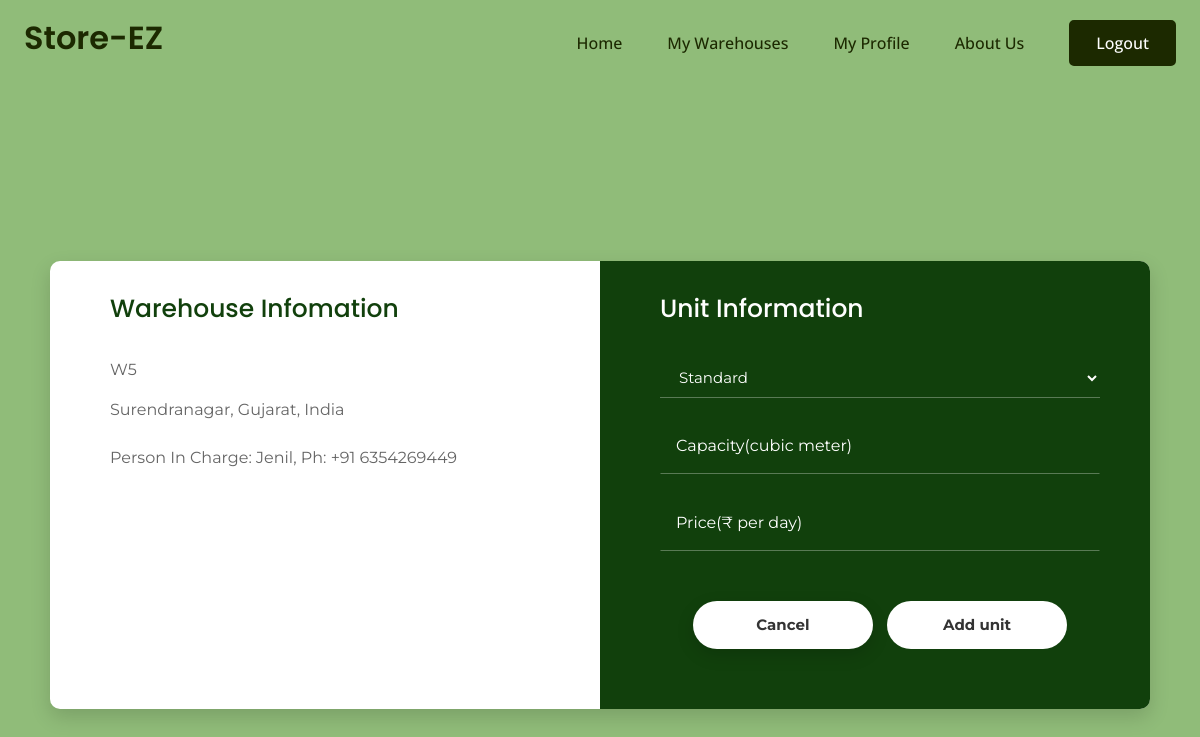
Screenshot of /warehouse/11/units/addunit (signed in) with the database file from the repository.
### mainapp/models.py (models this page shows, shortened)
class Warehouse(models.Model):
    name = models.CharField(max_length=100)
    address = models.TextField()
    city = models.CharField(max_length=100)
    state = models.CharField(max_length=100)
    poc_name = models.CharField(max_length=100, null=True)
    poc_phone_no = models.DecimalField(max_digits=10, decimal_places=0)
    owner = models.ForeignKey(Warehouse_owner, on_delete=models.CASCADE)
    image = models.ImageField(default="images/default_warehouse_image.jpg",upload_to="images/warehouse/",blank=True,null=True)
    latitude = models.FloatField(default=23.1862737352)
    longitude = models.FloatField(default = 72.6283225558)

### Warehouse/views.py (the view, shortened to what this page needs)
# urls.py: path("warehouse/<int:id>/units/addunit", views.addunit, name='addunit'),
@login_required(login_url='login')
def addunit(request, id):
    warehouse = Warehouse.objects.get(id=id)
    context = {'id': id, 'warehouse':warehouse}
    return render(request, 'Warehouse/add_units.html', context)

### Warehouse/templates/Warehouse/add_units.html (shortened to what this page needs)
{% extends 'base.html' %}
{% load static %}
{% block css %}
    <link rel="stylesheet" href="{% static 'Warehouse/css/addunits.css' %}"/>
{% endblock css%}
{% block content %}
<div class="main-content">
    <div class="page-content">
        <div class="form-v10-content">
            <form class="form-detail" id="myform" method="post"  >
                <div class="form-left">
                    <h2>Warehouse Infomation</h2>
                    <div class="form-row">
                        <P>{{warehouse.name|capfirst}}</P>
                        <P>{{warehouse.city|capfirst}}, {{warehouse.state|capfirst}}</P>
                    </div>
                    <div class="form-row">
                        <P>Person In Charge: {{warehouse.poc_name}}, Ph: +91 {{warehouse.poc_phone_no}}</P>
                    </div>
                </div>
                <div class="form-right">
                    <h2>Unit Information</h2>
                    <div class="form-row" style="display:flex; justify-content:center; align-items: center;">
                        <select name="type" class="drpdwn" id="drpdwn" style="color:white; ">
                            <option value="Hot" style="color:black;">Standard</option>
                        </select>
                    </div>
                    <div class="form-row">
                        <input type="number" name="capacity" placeholder="Capacity(cubic meter)" min="1" step="1" required>
                    </div>
                    <div class="form-row">
                        <input type="number" placeholder="Price(₹ per day)" name="price" step=".01" min="0.01" required>
                    </div>
                    <div class="form-row-last">
                        <button  onclick="location.href='{% url 'all_units' id %}'" type="button" class="cancel" value="Cancel" id="c_button" style="padding: 3%;"> Cancel </button>
                        <button class="save-button"  type="submit">
                            Add unit
                        </button>
                    </div>
                </div>
            </form>
        </div>
    </div>
</div>
{% endblock %}

### static/css/base.css (style rules this page uses)
* { margin:0; padding:0; box-sizing:border-box; }

### Warehouse/static/Warehouse/css/addunits.css (style rules this page uses)
body { margin: 0; }
.main-content { display: flex; flex-direction: column; background-color: #90bc79; height: 100% !important; }
.page-content { font-family: 'Montserrat', sans-serif; width: 100%; margin: 0 auto; display: flex; display: -webkit-flex; justify-content: center; -o-justify-content: center; -ms-justify-content: center; -moz-justify-content: center; -webkit-justify-content: center; align-items: center; -o-align-items: center; -ms-align-items: center; -moz-align-items: center; -webkit-align-items: center; height: 100vh; }
.form-v10-content { background: #fff; width: 1100px; border-radius: 10px; -o-border-radius: 10px; -ms-border-radius: 10px; -moz-border-radius: 10px; -webkit-border-radius: 10px; box-shadow: 0px 8px 20px 0px rgba(0, 0, 0, 0.15); -o-box-shadow: 0px 8px 20px 0px rgba(0, 0, 0, 0.15); -ms-box-shadow: 0px 8px 20px 0px rgba(0, 0, 0, 0.15); -moz-box-shadow: 0px 8px 20px 0px rgba(0, 0, 0, 0.15); -webkit-box-shadow: 0px 8px 20px 0px rgba(0, 0, 0, 0.15); margin: 95px 0; position: relative; font-family: 'Montserrat', sans-serif; }
.form-v10-content .form-detail { position: relative; width: 100%; display: flex; display: -webkit-flex; }
.form-v10-content .form-detail h2 { font-weight: 500; font-size: 25px; margin-bottom: 34px; padding: 33px 50px 0px 60px; }
.form-v10-content .form-detail .form-left { border-top-left-radius: 10px; border-bottom-left-radius: 10px; width: 100%; }
.form-v10-content .form-detail .form-left h2 { color: #11400C; }
.form-v10-content .form-detail .form-right { width: 100%; background: #11400C; border-top-right-radius: 10px; border-bottom-right-radius: 10px; }
.form-v10-content .form-detail .form-right h2 { color: #fff; }
.form-v10-content .form-detail .form-row, .form-v10-content .form-detail .form-row-last { position: relative; margin-bottom: 24px; padding-left: 60px; padding-right: 50px; }
.form-v10-content .form-detail input { width: 100%; padding: 11.5px 15px 15px 15px; border: 1px solid transparent; background: transparent; appearance: unset; -moz-appearance: unset; -webkit-appearance: unset; -o-appearance: unset; -ms-appearance: unset; outline: none; -moz-outline: none; -webkit-outline: none; -o-outline: none; -ms-outline: none; font-family: 'Montserrat', sans-serif; font-size: 16px; box-sizing: border-box; -moz-box-sizing: border-box; -webkit-box-sizing: border-box; -o-box-sizing: border-box; -ms-box-sizing: border-box; }
.form-v10-content .form-detail .form-right input { color: #fff; }
.form-v10-content .form-detail .form-right input { border-bottom: 1px solid; border-bottom-color: rgba(255, 255, 255, 0.3); }
.form-v10-content .form-detail .form-right .form-row-last { padding-left: 60px; margin: 44px 0 10px; text-align: center; }
.form-v10-content .form-detail .form-right .register, .form-v10-content .form-detail .form-right .cancel { background: #fff; border-radius: 25px; -o-border-radius: 25px; -ms-border-radius: 25px; -moz-border-radius: 25px; -webkit-border-radius: 25px; box-shadow: 0px 6px 17px 0px rgba(0, 0, 0, 0.15); -o-box-shadow: 0px 6px 17px 0px rgba(0, 0, 0, 0.15); -ms-box-shadow: 0px 6px 17px 0px rgba(0, 0, 0, 0.15); -moz-box-shadow: 0px 6px 17px 0px rgba(0, 0, 0, 0.15); -webkit-box-shadow: 0px 6px 17px 0px rgba(0, 0, 0, 0.15); width: 180px; border: none; margin: 6px 5px 50px 5px; cursor: pointer; color: #333; font-weight: 700; font-size: 15px; }
#c_button { text-align: center; }
.save-button { padding: 12.5px; background: #fff; width: 180px; border: none; margin: 6px 5px 50px 5px; cursor: pointer; color: #333; font-weight: 700; font-size: 15px; border-radius: 25px; }
.form-right .drpdwn { border: 0; border-bottom: 1px solid; border-bottom-color: rgba(255, 255, 255, 0.3); border-width: 1px; background: none; height: 40px; font-size: 15px; width: 100%; font-family: 'Montserrat', sans-serif; padding-left: 15px; }

### rows the page displays
Warehouse: name "W5", city "Surendranagar", state "Gujarat, India", poc_name "Jenil", poc_phone_no "6354269449"
